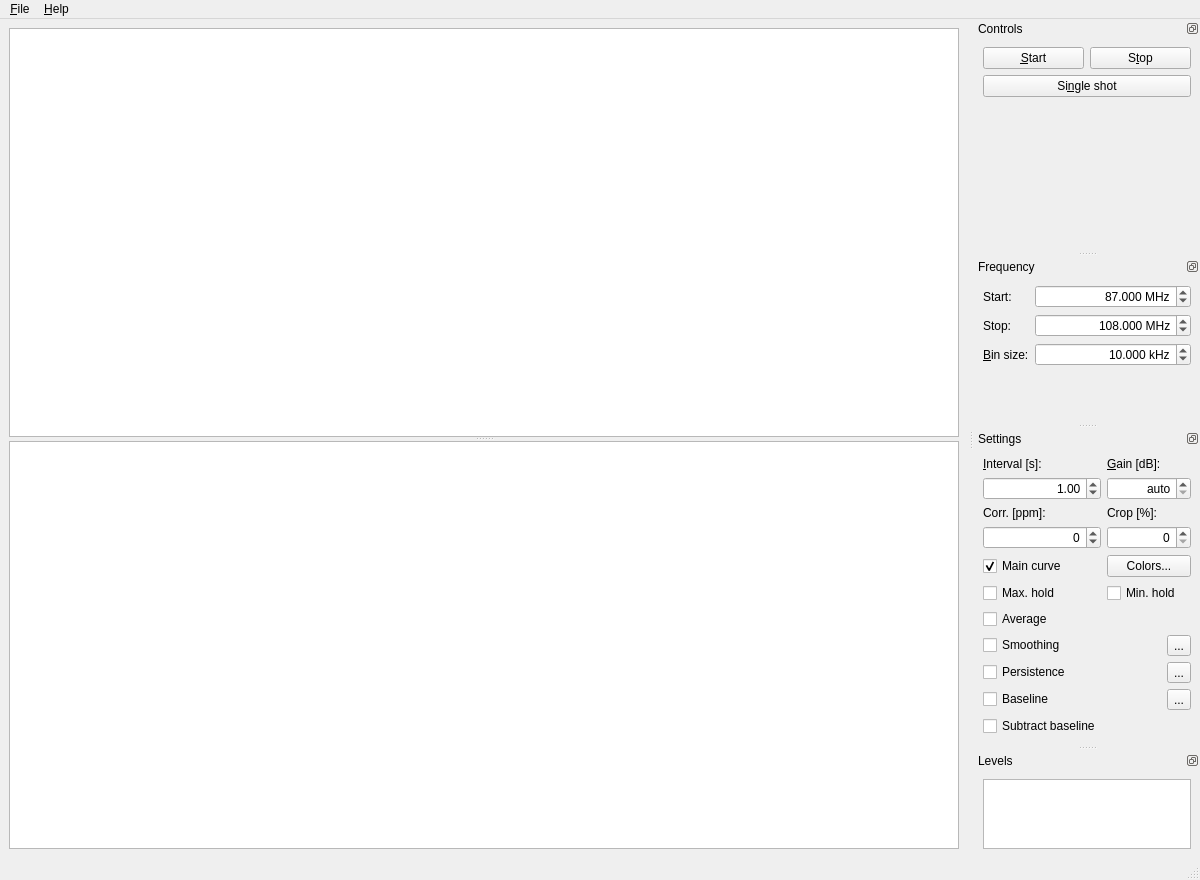
<?xml version="1.0" encoding="UTF-8"?>
<ui version="4.0">
 <class>CU_SDR_ConsoleMainWindow</class>
 <widget class="QMainWindow" name="CU_SDR_ConsoleMainWindow">
  <property name="geometry">
   <rect>
    <x>0</x>
    <y>0</y>
    <width>1200</width>
    <height>880</height>
   </rect>
  </property>
  <property name="windowTitle">
   <string>CU_SDR_Console</string>
  </property>
  <property name="windowIcon">
   <iconset>
    <normaloff>images/CU-Logo.png</normaloff>images/CU-Logo.png</iconset>
  </property>
  <widget class="QWidget" name="centralwidget">
   <layout class="QHBoxLayout" name="horizontalLayout">
    <item>
     <widget class="QSplitter" name="plotSplitter">
      <property name="sizePolicy">
       <sizepolicy hsizetype="Expanding" vsizetype="Expanding">
        <horstretch>0</horstretch>
        <verstretch>0</verstretch>
       </sizepolicy>
      </property>
      <property name="orientation">
       <enum>Qt::Vertical</enum>
      </property>
      <widget class="GraphicsLayoutWidget" name="mainPlotLayout">
       <property name="sizePolicy">
        <sizepolicy hsizetype="Expanding" vsizetype="Expanding">
         <horstretch>0</horstretch>
         <verstretch>0</verstretch>
        </sizepolicy>
       </property>
      </widget>
      <widget class="GraphicsLayoutWidget" name="waterfallPlotLayout">
       <property name="sizePolicy">
        <sizepolicy hsizetype="Expanding" vsizetype="Expanding">
         <horstretch>0</horstretch>
         <verstretch>0</verstretch>
        </sizepolicy>
       </property>
      </widget>
     </widget>
    </item>
   </layout>
  </widget>
  <widget class="QMenuBar" name="menubar">
   <property name="geometry">
    <rect>
     <x>0</x>
     <y>0</y>
     <width>1200</width>
     <height>21</height>
    </rect>
   </property>
   <widget class="QMenu" name="menu_File">
    <property name="title">
     <string>&amp;File</string>
    </property>
    <addaction name="action_Settings"/>
    <addaction name="separator"/>
    <addaction name="action_Quit"/>
   </widget>
   <widget class="QMenu" name="menu_Help">
    <property name="title">
     <string>&amp;Help</string>
    </property>
    <addaction name="action_About"/>
   </widget>
   <addaction name="menu_File"/>
   <addaction name="menu_Help"/>
  </widget>
  <widget class="QStatusBar" name="statusbar"/>
  <widget class="QDockWidget" name="controlsDockWidget">
   <property name="sizePolicy">
    <sizepolicy hsizetype="Preferred" vsizetype="Minimum">
     <horstretch>0</horstretch>
     <verstretch>0</verstretch>
    </sizepolicy>
   </property>
   <property name="minimumSize">
    <size>
     <width>190</width>
     <height>130</height>
    </size>
   </property>
   <property name="features">
    <set>QDockWidget::DockWidgetFloatable|QDockWidget::DockWidgetMovable</set>
   </property>
   <property name="windowTitle">
    <string>Controls</string>
   </property>
   <attribute name="dockWidgetArea">
    <number>2</number>
   </attribute>
   <widget class="QWidget" name="controlsDockWidgetContents">
    <layout class="QGridLayout" name="gridLayout_2">
     <item row="0" column="1">
      <widget class="QPushButton" name="stopButton">
       <property name="text">
        <string>S&amp;top</string>
       </property>
       <property name="checkable">
        <bool>false</bool>
       </property>
       <property name="checked">
        <bool>false</bool>
       </property>
      </widget>
     </item>
     <item row="0" column="0">
      <widget class="QPushButton" name="startButton">
       <property name="text">
        <string>&amp;Start</string>
       </property>
      </widget>
     </item>
     <item row="1" column="0" colspan="2">
      <widget class="QPushButton" name="singleShotButton">
       <property name="text">
        <string>Si&amp;ngle shot</string>
       </property>
      </widget>
     </item>
     <item row="2" column="0">
      <spacer name="verticalSpacer">
       <property name="orientation">
        <enum>Qt::Vertical</enum>
       </property>
       <property name="sizeHint" stdset="0">
        <size>
         <width>20</width>
         <height>561</height>
        </size>
       </property>
      </spacer>
     </item>
    </layout>
   </widget>
  </widget>
  <widget class="QDockWidget" name="frequencyDockWidget">
   <property name="sizePolicy">
    <sizepolicy hsizetype="Preferred" vsizetype="Minimum">
     <horstretch>0</horstretch>
     <verstretch>0</verstretch>
    </sizepolicy>
   </property>
   <property name="minimumSize">
    <size>
     <width>208</width>
     <height>166</height>
    </size>
   </property>
   <property name="features">
    <set>QDockWidget::DockWidgetFloatable|QDockWidget::DockWidgetMovable</set>
   </property>
   <property name="windowTitle">
    <string>Frequency</string>
   </property>
   <attribute name="dockWidgetArea">
    <number>2</number>
   </attribute>
   <widget class="QWidget" name="frequencyDockWidgetContents">
    <layout class="QFormLayout" name="formLayout">
     <property name="fieldGrowthPolicy">
      <enum>QFormLayout::ExpandingFieldsGrow</enum>
     </property>
     <item row="0" column="0">
      <widget class="QLabel" name="label_2">
       <property name="text">
        <string>Start:</string>
       </property>
       <property name="buddy">
        <cstring>startFreqSpinBox</cstring>
       </property>
      </widget>
     </item>
     <item row="0" column="1">
      <widget class="QDoubleSpinBox" name="startFreqSpinBox">
       <property name="sizePolicy">
        <sizepolicy hsizetype="Expanding" vsizetype="Fixed">
         <horstretch>0</horstretch>
         <verstretch>0</verstretch>
        </sizepolicy>
       </property>
       <property name="alignment">
        <set>Qt::AlignRight|Qt::AlignTrailing|Qt::AlignVCenter</set>
       </property>
       <property name="showGroupSeparator" stdset="0">
        <bool>true</bool>
       </property>
       <property name="suffix">
        <string> MHz</string>
       </property>
       <property name="decimals">
        <number>3</number>
       </property>
       <property name="minimum">
        <double>0.000000000000000</double>
       </property>
       <property name="maximum">
        <double>2200.000000000000000</double>
       </property>
       <property name="value">
        <double>87.000000000000000</double>
       </property>
      </widget>
     </item>
     <item row="1" column="0">
      <widget class="QLabel" name="label_3">
       <property name="text">
        <string>Stop:</string>
       </property>
       <property name="buddy">
        <cstring>stopFreqSpinBox</cstring>
       </property>
      </widget>
     </item>
     <item row="1" column="1">
      <widget class="QDoubleSpinBox" name="stopFreqSpinBox">
       <property name="sizePolicy">
        <sizepolicy hsizetype="Expanding" vsizetype="Fixed">
         <horstretch>0</horstretch>
         <verstretch>0</verstretch>
        </sizepolicy>
       </property>
       <property name="alignment">
        <set>Qt::AlignRight|Qt::AlignTrailing|Qt::AlignVCenter</set>
       </property>
       <property name="showGroupSeparator" stdset="0">
        <bool>true</bool>
       </property>
       <property name="suffix">
        <string> MHz</string>
       </property>
       <property name="decimals">
        <number>3</number>
       </property>
       <property name="minimum">
        <double>0.000000000000000</double>
       </property>
       <property name="maximum">
        <double>2200.000000000000000</double>
       </property>
       <property name="value">
        <double>108.000000000000000</double>
       </property>
      </widget>
     </item>
     <item row="2" column="0">
      <widget class="QLabel" name="label">
       <property name="text">
        <string>&amp;Bin size:</string>
       </property>
       <property name="buddy">
        <cstring>binSizeSpinBox</cstring>
       </property>
      </widget>
     </item>
     <item row="2" column="1">
      <widget class="QDoubleSpinBox" name="binSizeSpinBox">
       <property name="sizePolicy">
        <sizepolicy hsizetype="Expanding" vsizetype="Fixed">
         <horstretch>0</horstretch>
         <verstretch>0</verstretch>
        </sizepolicy>
       </property>
       <property name="alignment">
        <set>Qt::AlignRight|Qt::AlignTrailing|Qt::AlignVCenter</set>
       </property>
       <property name="showGroupSeparator" stdset="0">
        <bool>true</bool>
       </property>
       <property name="suffix">
        <string> kHz</string>
       </property>
       <property name="decimals">
        <number>3</number>
       </property>
       <property name="minimum">
        <double>0.000000000000000</double>
       </property>
       <property name="maximum">
        <double>10000.000000000000000</double>
       </property>
       <property name="value">
        <double>10.000000000000000</double>
       </property>
      </widget>
     </item>
     <item row="3" column="0" colspan="2">
      <spacer name="verticalSpacer_3">
       <property name="orientation">
        <enum>Qt::Vertical</enum>
       </property>
       <property name="sizeHint" stdset="0">
        <size>
         <width>20</width>
         <height>0</height>
        </size>
       </property>
      </spacer>
     </item>
    </layout>
   </widget>
  </widget>
  <widget class="QDockWidget" name="settingsDockWidget">
   <property name="sizePolicy">
    <sizepolicy hsizetype="Preferred" vsizetype="Expanding">
     <horstretch>0</horstretch>
     <verstretch>0</verstretch>
    </sizepolicy>
   </property>
   <property name="features">
    <set>QDockWidget::DockWidgetFloatable|QDockWidget::DockWidgetMovable</set>
   </property>
   <property name="windowTitle">
    <string>Settings</string>
   </property>
   <attribute name="dockWidgetArea">
    <number>2</number>
   </attribute>
   <widget class="QWidget" name="settingsDockWidgetContents">
    <layout class="QGridLayout" name="gridLayout">
     <item row="0" column="0">
      <widget class="QLabel" name="label_4">
       <property name="text">
        <string>&amp;Interval [s]:</string>
       </property>
       <property name="buddy">
        <cstring>intervalSpinBox</cstring>
       </property>
      </widget>
     </item>
     <item row="0" column="1">
      <widget class="QLabel" name="label_6">
       <property name="text">
        <string>&amp;Gain [dB]:</string>
       </property>
       <property name="buddy">
        <cstring>gainSpinBox</cstring>
       </property>
      </widget>
     </item>
     <item row="1" column="0">
      <widget class="QDoubleSpinBox" name="intervalSpinBox">
       <property name="alignment">
        <set>Qt::AlignRight|Qt::AlignTrailing|Qt::AlignVCenter</set>
       </property>
       <property name="maximum">
        <double>999.000000000000000</double>
       </property>
       <property name="value">
        <double>1.000000000000000</double>
       </property>
      </widget>
     </item>
     <item row="2" column="0">
      <widget class="QLabel" name="label_5">
       <property name="text">
        <string>Corr. [ppm]:</string>
       </property>
       <property name="buddy">
        <cstring>ppmSpinBox</cstring>
       </property>
      </widget>
     </item>
     <item row="2" column="1">
      <widget class="QLabel" name="label_7">
       <property name="text">
        <string>Crop [%]:</string>
       </property>
       <property name="buddy">
        <cstring>cropSpinBox</cstring>
       </property>
      </widget>
     </item>
     <item row="3" column="0">
      <widget class="QSpinBox" name="ppmSpinBox">
       <property name="alignment">
        <set>Qt::AlignRight|Qt::AlignTrailing|Qt::AlignVCenter</set>
       </property>
       <property name="minimum">
        <number>-999</number>
       </property>
       <property name="maximum">
        <number>999</number>
       </property>
      </widget>
     </item>
     <item row="4" column="0">
      <widget class="QCheckBox" name="mainCurveCheckBox">
       <property name="text">
        <string>Main curve</string>
       </property>
       <property name="checked">
        <bool>true</bool>
       </property>
      </widget>
     </item>
     <item row="4" column="1" colspan="2">
      <widget class="QPushButton" name="colorsButton">
       <property name="text">
        <string>Colors...</string>
       </property>
      </widget>
     </item>
     <item row="5" column="0">
      <widget class="QCheckBox" name="peakHoldMaxCheckBox">
       <property name="text">
        <string>Max. hold</string>
       </property>
      </widget>
     </item>
     <item row="5" column="1" colspan="2">
      <widget class="QCheckBox" name="peakHoldMinCheckBox">
       <property name="text">
        <string>Min. hold</string>
       </property>
      </widget>
     </item>
     <item row="6" column="0">
      <widget class="QCheckBox" name="averageCheckBox">
       <property name="text">
        <string>Average</string>
       </property>
      </widget>
     </item>
     <item row="7" column="0">
      <widget class="QCheckBox" name="smoothCheckBox">
       <property name="text">
        <string>Smoothing</string>
       </property>
      </widget>
     </item>
     <item row="7" column="2">
      <widget class="QToolButton" name="smoothButton">
       <property name="text">
        <string>...</string>
       </property>
       <property name="autoRaise">
        <bool>false</bool>
       </property>
      </widget>
     </item>
     <item row="8" column="0">
      <widget class="QCheckBox" name="persistenceCheckBox">
       <property name="text">
        <string>Persistence</string>
       </property>
      </widget>
     </item>
     <item row="8" column="2">
      <widget class="QToolButton" name="persistenceButton">
       <property name="text">
        <string>...</string>
       </property>
       <property name="autoRaise">
        <bool>false</bool>
       </property>
      </widget>
     </item>
     <item row="11" column="0">
      <spacer name="verticalSpacer_2">
       <property name="orientation">
        <enum>Qt::Vertical</enum>
       </property>
       <property name="sizeHint" stdset="0">
        <size>
         <width>20</width>
         <height>1</height>
        </size>
       </property>
      </spacer>
     </item>
     <item row="3" column="1" colspan="2">
      <widget class="QSpinBox" name="cropSpinBox">
       <property name="alignment">
        <set>Qt::AlignRight|Qt::AlignTrailing|Qt::AlignVCenter</set>
       </property>
      </widget>
     </item>
     <item row="1" column="1" colspan="2">
      <widget class="QDoubleSpinBox" name="gainSpinBox">
       <property name="alignment">
        <set>Qt::AlignRight|Qt::AlignTrailing|Qt::AlignVCenter</set>
       </property>
       <property name="specialValueText">
        <string>auto</string>
       </property>
       <property name="decimals">
        <number>1</number>
       </property>
       <property name="minimum">
        <double>-1.000000000000000</double>
       </property>
       <property name="maximum">
        <double>999.000000000000000</double>
       </property>
       <property name="singleStep">
        <double>1.000000000000000</double>
       </property>
       <property name="value">
        <double>-1.000000000000000</double>
       </property>
      </widget>
     </item>
     <item row="9" column="0">
      <widget class="QCheckBox" name="baselineCheckBox">
       <property name="text">
        <string>Baseline</string>
       </property>
      </widget>
     </item>
     <item row="9" column="2">
      <widget class="QToolButton" name="baselineButton">
       <property name="text">
        <string>...</string>
       </property>
       <property name="autoRaise">
        <bool>false</bool>
       </property>
      </widget>
     </item>
     <item row="10" column="0">
      <widget class="QCheckBox" name="subtractBaselineCheckBox">
       <property name="text">
        <string>Subtract baseline</string>
       </property>
      </widget>
     </item>
    </layout>
   </widget>
  </widget>
  <widget class="QDockWidget" name="levelsDockWidget">
   <property name="sizePolicy">
    <sizepolicy hsizetype="Preferred" vsizetype="Expanding">
     <horstretch>0</horstretch>
     <verstretch>0</verstretch>
    </sizepolicy>
   </property>
   <property name="features">
    <set>QDockWidget::DockWidgetFloatable|QDockWidget::DockWidgetMovable</set>
   </property>
   <property name="windowTitle">
    <string>Levels</string>
   </property>
   <attribute name="dockWidgetArea">
    <number>2</number>
   </attribute>
   <widget class="QWidget" name="levelsDockWidgetContents">
    <layout class="QVBoxLayout" name="verticalLayout_6">
     <item>
      <widget class="GraphicsLayoutWidget" name="histogramPlotLayout">
       <property name="sizePolicy">
        <sizepolicy hsizetype="Ignored" vsizetype="Expanding">
         <horstretch>0</horstretch>
         <verstretch>0</verstretch>
        </sizepolicy>
       </property>
      </widget>
     </item>
    </layout>
   </widget>
  </widget>
  <action name="action_Settings">
   <property name="text">
    <string>&amp;Settings...</string>
   </property>
  </action>
  <action name="action_Quit">
   <property name="text">
    <string>&amp;Quit</string>
   </property>
   <property name="shortcut">
    <string>Ctrl+Q</string>
   </property>
  </action>
  <action name="action_About">
   <property name="text">
    <string>&amp;About</string>
   </property>
  </action>
 </widget>
 <customwidgets>
  <customwidget>
   <class>GraphicsLayoutWidget</class>
   <extends>QGraphicsView</extends>
   <header>pyqtgraph</header>
  </customwidget>
 </customwidgets>
 <tabstops>
  <tabstop>startButton</tabstop>
  <tabstop>stopButton</tabstop>
  <tabstop>singleShotButton</tabstop>
  <tabstop>startFreqSpinBox</tabstop>
  <tabstop>stopFreqSpinBox</tabstop>
  <tabstop>binSizeSpinBox</tabstop>
  <tabstop>intervalSpinBox</tabstop>
  <tabstop>gainSpinBox</tabstop>
  <tabstop>ppmSpinBox</tabstop>
  <tabstop>cropSpinBox</tabstop>
  <tabstop>mainCurveCheckBox</tabstop>
  <tabstop>colorsButton</tabstop>
  <tabstop>peakHoldMaxCheckBox</tabstop>
  <tabstop>peakHoldMinCheckBox</tabstop>
  <tabstop>averageCheckBox</tabstop>
  <tabstop>smoothCheckBox</tabstop>
  <tabstop>smoothButton</tabstop>
  <tabstop>persistenceCheckBox</tabstop>
  <tabstop>persistenceButton</tabstop>
  <tabstop>baselineCheckBox</tabstop>
  <tabstop>baselineButton</tabstop>
  <tabstop>subtractBaselineCheckBox</tabstop>
  <tabstop>histogramPlotLayout</tabstop>
  <tabstop>mainPlotLayout</tabstop>
  <tabstop>waterfallPlotLayout</tabstop>
 </tabstops>
 <resources/>
 <connections/>
</ui>
